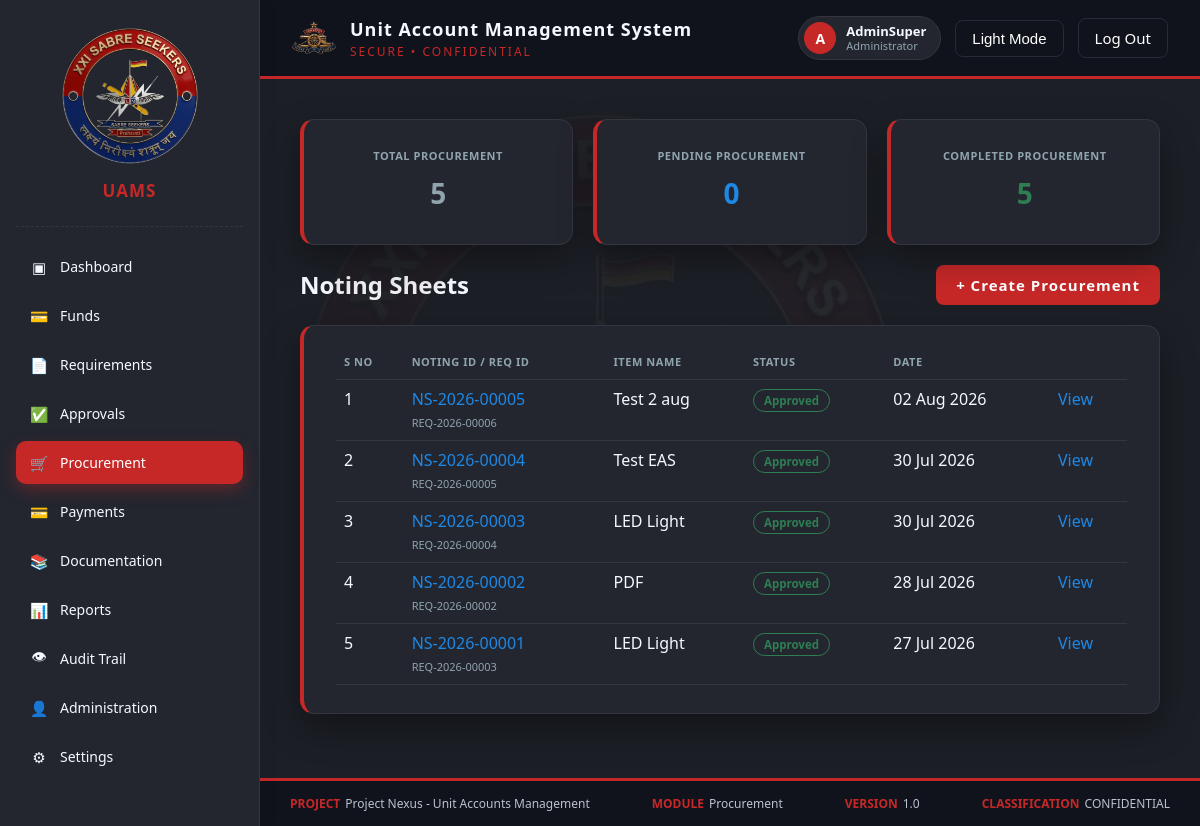
The app's page /procurement/ (signed in) with its own data.
### authentication/models.py (models this page shows)
class User(AbstractUser):
    ROLE_CHOICES = [
        ('HEAD_CLERK', 'Head Clerk'),
        ('ACCOUNTS_CLERK', 'Accounts Clerk'),
        ('ACCOUNTS_JCO', 'Accounts JCO'),
        ('ACCOUNTS_OFFICER', 'Accounts Officer'),
        ('CFA', 'Competent Financial Authority (CFA)'),
        ('ADMINISTRATOR', 'Administrator'),
    ]
    STATUS_CHOICES = [
        ('ACTIVE', 'Active'),
        ('SUSPENDED', 'Suspended'),
        ('INACTIVE', 'Inactive'),
    ]
    id = models.UUIDField(primary_key=True, default=uuid.uuid4, editable=False)
    role = models.CharField(max_length=30, choices=ROLE_CHOICES, default='ACCOUNTS_CLERK')
    status = models.CharField(max_length=20, choices=STATUS_CHOICES, default='ACTIVE')
    class Meta:
        db_table = 'uams_users'

### procurement/models.py (models this page shows, shortened)
class NotingSheet(models.Model):
    WORKFLOW_CHOICES = [
        ("DRAFT", "Draft"),
        ("PENDING_AO", "Pending Account Officer"),
        ("AO_DENIED", "Returned by Account Officer"),
        ("PENDING_CFA", "Pending CFA"),
        ("CFA_DENIED", "Returned by CFA"),
        ("APPROVED", "Approved"),
    ]
    DECISION_CHOICES = [
        ("PENDING", "Pending"),
        ("APPROVED", "Approved"),
        ("DENIED", "Denied"),
    ]
    noting_id = models.CharField(max_length=30, unique=True, editable=False)
    requirement = models.OneToOneField(
        "requirements_mgmt.Requirement",
        on_delete=models.PROTECT,
        related_name="noting_sheet",
    )
    au = models.CharField(max_length=50, verbose_name="A/U")
    amount_allotted = models.DecimalField(max_digits=15, decimal_places=2, default=0)
    amount_released = models.DecimalField(max_digits=15, decimal_places=2, default=0)
    amount_expended = models.DecimalField(max_digits=15, decimal_places=2, default=0)
    created_by = models.ForeignKey(
        "authentication.User", on_delete=models.PROTECT, related_name="noting_sheets_created"
    )
    created_at = models.DateTimeField(auto_now_add=True)
    updated_at = models.DateTimeField(auto_now=True)
    workflow_status = models.CharField(max_length=20, choices=WORKFLOW_CHOICES, default="DRAFT")
    ao_status = models.CharField(max_length=10, choices=DECISION_CHOICES, default="PENDING")
    ao_remarks = models.TextField(blank=True, null=True)
    ao_acted_by = models.ForeignKey(
        "authentication.User", on_delete=models.SET_NULL, null=True, blank=True,
        related_name="noting_sheets_ao_reviewed",
    )
    ao_acted_at = models.DateTimeField(null=True, blank=True)
    cfa_status = models.CharField(max_length=10, choices=DECISION_CHOICES, default="PENDING")
    cfa_remarks = models.TextField(blank=True, null=True)
    cfa_acted_by = models.ForeignKey(
        "authentication.User", on_delete=models.SET_NULL, null=True, blank=True,
        related_name="noting_sheets_cfa_reviewed",
    )
    cfa_acted_at = models.DateTimeField(null=True, blank=True)
    class Meta:
        db_table = "proc_noting_sheets"
        ordering = ["-created_at"]
        verbose_name = "Noting Sheet"
        verbose_name_plural = "Noting Sheets"
    @property
    def item_name(self):
        return self.requirement.item_name
    @property
    def simple_approval_status(self):
        if self.workflow_status == "APPROVED":
            return "Approved"
        if self.workflow_status in ("AO_DENIED", "CFA_DENIED"):
            return "Declined"
        return "Pending"

### requirements_mgmt/models.py (models this page shows, shortened)
class Requirement(models.Model):
    WORKFLOW_CHOICES = [
        ("DRAFT", "Draft"),
        ("PENDING_AO", "Pending Account Officer"),
        ("AO_DENIED", "Returned by Account Officer"),
        ("PENDING_CFA", "Pending CFA"),
        ("CFA_DENIED", "Returned by CFA"),
        ("APPROVED", "Approved"),
    ]
    DECISION_CHOICES = [
        ("PENDING", "Pending"),
        ("APPROVED", "Approved"),
        ("DENIED", "Denied"),
    ]
    PURCHASE_MODE_CHOICES = [
        ("GEM", "GeM"),
        ("LOCAL", "Local"),
    ]
    PRIORITY_CHOICES = [
        ("LOW", "Low"),
        ("MEDIUM", "Medium"),
        ("HIGH", "High"),
    ]
    requirement_id = models.CharField(max_length=30, unique=True, editable=False)
    item_name = models.CharField(max_length=250)
    category = models.CharField(max_length=250)
    quantity = models.PositiveIntegerField()
    purpose = models.CharField(max_length=250)
    estimated_cost = models.CharField(max_length=250)
    cost_per_unit = models.CharField(max_length=250, blank=True, null=True)
    demanded_by = models.CharField(max_length=250, help_text="Who this item is being demanded for")
    fund_head = models.ForeignKey(
        "masterdata.FundHead",
        on_delete=models.PROTECT,
        related_name="requirements",
        null=True,
        blank=True,
    )
    sub_head = models.ForeignKey(
        "masterdata.SubHead",
        on_delete=models.PROTECT,
        related_name="requirements",
        null=True,
        blank=True,
    )
    purchase_mode = models.CharField(max_length=10, choices=PURCHASE_MODE_CHOICES)
    priority = models.CharField(max_length=10, choices=PRIORITY_CHOICES, default="MEDIUM")
    attachment = models.FileField(
        upload_to="requirement_attachments/%Y/%m/",
        blank=True,
        null=True,
        validators=[validate_attachment_size],
    )
    raised_by = models.ForeignKey(
        "authentication.User", on_delete=models.PROTECT, related_name="requirements_raised"
    )
    created_at = models.DateTimeField(auto_now_add=True)
    updated_at = models.DateTimeField(auto_now=True)
    workflow_status = models.CharField(max_length=20, choices=WORKFLOW_CHOICES, default="DRAFT")
    ao_status = models.CharField(max_length=10, choices=DECISION_CHOICES, default="PENDING")
    ao_remarks = models.TextField(blank=True, null=True)
    ao_acted_by = models.ForeignKey(
        "authentication.User", on_delete=models.SET_NULL, null=True, blank=True,
        related_name="requirements_ao_reviewed",
    )
    ao_acted_at = models.DateTimeField(null=True, blank=True)
    cfa_status = models.CharField(max_length=10, choices=DECISION_CHOICES, default="PENDING")
    cfa_remarks = models.TextField(blank=True, null=True)
    cfa_acted_by = models.ForeignKey(
        "authentication.User", on_delete=models.SET_NULL, null=True, blank=True,
        related_name="requirements_cfa_reviewed",
    )
    cfa_acted_at = models.DateTimeField(null=True, blank=True)
    class Meta:
        db_table = "req_requirements"
        ordering = ["-created_at"]
        verbose_name = "Requirement"
        verbose_name_plural = "Requirements"

### procurement/views.py (the view)
# urls.py: path('', views.procurement_dashboard, name='procurement_dashboard'),
@login_required
def procurement_dashboard(request):
    noting_sheets = NotingSheet.objects.select_related("requirement").order_by("-created_at")
    context = {
        "noting_sheets": noting_sheets,
        "total_count": noting_sheets.count(),
        "pending_count": noting_sheets.exclude(workflow_status="APPROVED").count(),
        "completed_count": noting_sheets.filter(workflow_status="APPROVED").count(),
        "role": request.user.role,
        "active_nav": "procurement",
    }
    return render(request, "procurement/procurement_dashboard.html", context)

### templates/procurement/procurement_dashboard.html (shortened to what this page needs)
{% load static %}
<!DOCTYPE html>
<html lang="en">
<head>
  <link rel="stylesheet" href="{% static 'css/style.css' %}">
  <link rel="stylesheet" href="{% static 'css/requirement_form.css' %}">
</head>
<body>
<div class="app-layout">
  {% include 'partials/sidebar.html' with active_nav='procurement' %}
  <div class="main-content">
{% include 'partials/header.html' with active_nav='procurement' %}
    <div class="dashboard-shell">
      <div class="stat-row">
        <div class="card" style="text-align:center;">
          <span class="rf-label">Total Procurement</span>
          <p style="font-size:28px; font-weight:700; margin:8px 0 0;">{{ total_count }}</p>
        </div>
        <div class="card" style="text-align:center;">
          <span class="rf-label">Pending Procurement</span>
          <p style="font-size:28px; font-weight:700; margin:8px 0 0; color:var(--accent-blue);">{{ pending_count }}</p>
        </div>
        <div class="card" style="text-align:center;">
          <span class="rf-label">Completed Procurement</span>
          <p style="font-size:28px; font-weight:700; margin:8px 0 0; color:#2E7D53;">{{ completed_count }}</p>
        </div>
      </div>
      <div class="section-head-row">
        <h2>Noting Sheets</h2>
        {% if role in 'ACCOUNTS_CLERK,HEAD_CLERK,ADMINISTRATOR' %}
        <a href="{% url 'procurement_select' %}" class="login-btn" style="width:auto; padding:10px 20px; text-decoration:none;">+ Create Procurement</a>
        {% endif %}
      </div>
      <div class="card">
        <div class="rf-table-wrap">
          <table class="item-table">
            <thead>
              <tr>
                <th>S No</th>
                <th>Noting ID / Req ID</th>
                <th>Item Name</th>
                <th>Status</th>
                <th>Date</th>
                <th></th>
              </tr>
            </thead>
            <tbody>
              {% for ns in noting_sheets %}
                <tr>
                  <td>{{ forloop.counter }}</td>
                  <td>
                    <a href="{% url 'noting_sheet_detail' ns.pk %}" style="color:var(--accent-blue); text-decoration:none;">{{ ns.noting_id }}</a>
                    <br><span style="color:var(--text-secondary); font-size:11px;">{{ ns.requirement.requirement_id }}</span>
                  </td>
                  <td>{{ ns.item_name }}</td>
                  <td><span class="badge badge-{{ ns.simple_approval_status|lower }}">{{ ns.simple_approval_status }}</span></td>
                  <td>{{ ns.created_at|date:"d M Y" }}</td>
                  <td><a href="{% url 'noting_sheet_detail' ns.pk %}" style="color:var(--accent-blue); text-decoration:none;">View</a></td>
                </tr>
              {% empty %}
                <tr><td colspan="6" style="text-align:center; color:var(--text-secondary);">No noting sheets yet.</td></tr>
              {% endfor %}
            </tbody>
          </table>
        </div>
      </div>
    </div>
    <div class="footer-strip">
      <div><span class="label">PROJECT</span><span class="item">Project Nexus - Unit Accounts Management</span></div>
      <div><span class="label">MODULE</span><span class="item">Procurement</span></div>
      <div><span class="label">VERSION</span><span class="item">1.0</span></div>
      <div><span class="label">CLASSIFICATION</span><span class="item">CONFIDENTIAL</span></div>
    </div>
  </div>
</div>
</body>
</html>

### templates/partials/header.html
{% load static %}
<div class="topbar">
      <div class="brand">
        <img src="{% static 'images/main-logo.png' %}" alt="Unit Crest" class="brand-icon">
        <div>
          <h1>Unit Account Management System</h1>
           <p class="tagline">SECURE &bull; CONFIDENTIAL</p>
        </div>
      </div>
      <div class="topbar-right">
        <div class="profile-chip">
          <span class="profile-avatar">{{ user.username|slice:":1"|upper }}</span>
          <span class="profile-info">
            <span class="profile-name">{{ user.username }}</span>
            <span class="profile-role">{{ user.get_role_display }}</span>
          </span>
        </div>
        <button id="theme-toggle-btn" class="theme-toggle">Light Mode</button>
        <a href="{% url 'logout' %}" class="theme-toggle" style="text-decoration:none;">Log Out</a>
      </div>
    </div>

### static/css/style.css (style rules this page uses)
:root { --primary-red: #C62828; --primary-red-soft: rgba(198, 40, 40, 0.10); --accent-blue: #1E88E5; --brand-dark: #10131C; --brand-dark-border: #262B36; --bg: #EEF2F7; --surface: #FFFFFF; --border: #E0E5EC; --text-primary: #1A1D24; --text-secondary: #5C6B7A; --icon-muted: #8FA0AE; }
html[data-theme="dark"] { --bg: #1C1F26; --surface: #23262F; --border: #33363F; --text-primary: #F5F9FF; --text-secondary: #90A4AE; --icon-muted: #5C6B7A; }
* { box-sizing: border-box; }
body { margin: 0; font-family: 'Segoe UI', Arial, sans-serif; background: var(--bg); color: var(--text-primary); transition: background 0.2s ease, color 0.2s ease; }
.topbar { display: flex; align-items: center; justify-content: space-between; padding: 16px 32px; border-bottom: 3px solid var(--primary-red); background: var(--brand-dark); }
.topbar .brand { display: flex; align-items: center; gap: 14px; }
.topbar .brand-icon { width: 44px; height: 44px; object-fit: contain; }
.topbar h1 { font-size: 18px; margin: 0; letter-spacing: 1px; color: #F5F9FF; }
.topbar .tagline { color: var(--primary-red); font-size: 12px; letter-spacing: 2px; margin: 2px 0 0; }
.topbar-right { display: flex; align-items: center; gap: 14px; color: #a81f1f; }
.theme-toggle, .session-badge { display: inline-flex; align-items: center; gap: 8px; background: transparent; border: 1px solid var(--brand-dark-border); color: #fff; padding: 9px 16px; border-radius: 8px; cursor: pointer; font-size: 15px; white-space: nowrap; }
.profile-chip { display: flex; align-items: center; gap: 10px; padding: 5px 14px 5px 5px; border: 1px solid var(--border); border-radius: 24px; background: var(--surface); }
.profile-avatar { width: 32px; height: 32px; flex-shrink: 0; border-radius: 50%; background: var(--primary-red); color: #fff; display: flex; align-items: center; justify-content: center; font-weight: 700; font-size: 14px; }
.profile-info { display: flex; flex-direction: column; line-height: 1.25; }
.profile-name { font-size: 13px; font-weight: 600; color: var(--text-primary); }
.profile-role { font-size: 11px; color: var(--text-secondary); }
.login-btn { width: 100%; padding: 14px; background: var(--primary-red); color: #fff; border: none; border-radius: 8px; font-size: 15px; font-weight: 700; cursor: pointer; letter-spacing: 1px; display: inline-flex; align-items: center; justify-content: center; gap: 10px; }
.footer-strip { margin-top: auto; display: flex; justify-content: space-between; align-items: center; flex-wrap: wrap; gap: 20px; padding: 14px 30px; border-top: 3px solid var(--primary-red); background: var(--brand-dark); font-size: 12px; }
.footer-strip .label { color: var(--primary-red); font-weight: 700; margin-right: 5px; text-transform: uppercase; }
.footer-strip .item { color: #B9C2CE; }
.dashboard-shell { padding: 40px; position: relative; background: var(--bg); }
.dashboard-shell::before { content: ''; position: fixed; top: 50%; left: 50%; transform: translate(-50%, -50%); width: 600px; height: 600px; background-image: url('/static/images/dashboard-bg-logo.png'); background-size: contain; background-repeat: no-repeat; background-position: center; opacity: 0.05; pointer-events: none; z-index: 0; }
.dashboard-shell .card { background: var(--surface); border-left: 4px solid var(--primary-red); border-radius: 14px; padding: 28px 32px; margin-bottom: 24px; position: relative; z-index: 1; box-shadow: 0 14px 34px rgba(16, 19, 28, 0.08); }
html[data-theme="dark"] .dashboard-shell .card { box-shadow: 0 14px 34px rgba(0, 0, 0, 0.35); border-top: 1px solid var(--border); border-right: 1px solid var(--border); border-bottom: 1px solid var(--border); }
.dashboard-shell .card p { margin: 0; color: var(--text-secondary); font-size: 14px; line-height: 1.6; }
.app-layout { display: flex; min-height: 100vh; background: var(--bg); }
.main-content { flex: 1; min-width: 0; display: flex; flex-direction: column; min-height: 100vh; }
.stat-row { display: grid; grid-template-columns: repeat(3, 1fr); gap: 20px; margin-bottom: 20px; }
.stat-row .card { margin-bottom: 0; }
.section-head-row { display: flex; align-items: center; justify-content: space-between; margin-bottom: 20px; }
.section-head-row h2 { margin: 0; }

### records on screen
User: username "A", username "AdminSuper", role "Administrator"
NotingSheet: noting_id "NS-2026-00005", requirement.requirement_id "REQ-2026-00006", item_name "Test 2 aug", simple_approval_status "Approved", created_at "02 Aug 2026"
NotingSheet: noting_id "NS-2026-00004", requirement.requirement_id "REQ-2026-00005", item_name "Test EAS", simple_approval_status "Approved", created_at "30 Jul 2026"
NotingSheet: noting_id "NS-2026-00003", requirement.requirement_id "REQ-2026-00004", item_name "LED Light", simple_approval_status "Approved", created_at "30 Jul 2026"
NotingSheet: noting_id "NS-2026-00002", requirement.requirement_id "REQ-2026-00002", item_name "PDF", simple_approval_status "Approved", created_at "28 Jul 2026"
NotingSheet: noting_id "NS-2026-00001", requirement.requirement_id "REQ-2026-00003", item_name "LED Light", simple_approval_status "Approved", created_at "27 Jul 2026"

### other values on screen
{{ total_count }} "5"
{{ pending_count }} "0"
{{ completed_count }} "5"
